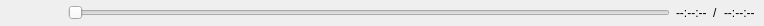
<?xml version="1.0" encoding="UTF-8"?>
<ui version="4.0">
 <class>MediaControls</class>
 <widget class="QWidget" name="MediaControls">
  <property name="geometry">
   <rect>
    <x>0</x>
    <y>0</y>
    <width>764</width>
    <height>26</height>
   </rect>
  </property>
  <property name="sizePolicy">
   <sizepolicy hsizetype="Preferred" vsizetype="Preferred">
    <horstretch>0</horstretch>
    <verstretch>0</verstretch>
   </sizepolicy>
  </property>
  <property name="minimumSize">
   <size>
    <width>0</width>
    <height>0</height>
   </size>
  </property>
  <property name="windowTitle">
   <string notr="true">Form</string>
  </property>
  <layout class="QHBoxLayout" name="horizontalLayout">
   <property name="spacing">
    <number>6</number>
   </property>
   <property name="leftMargin">
    <number>0</number>
   </property>
   <property name="topMargin">
    <number>0</number>
   </property>
   <property name="rightMargin">
    <number>0</number>
   </property>
   <property name="bottomMargin">
    <number>0</number>
   </property>
   <item>
    <spacer name="horizontalSpacer_2">
     <property name="orientation">
      <enum>Qt::Horizontal</enum>
     </property>
     <property name="sizeType">
      <enum>QSizePolicy::Fixed</enum>
     </property>
     <property name="sizeHint" stdset="0">
      <size>
       <width>4</width>
       <height>20</height>
      </size>
     </property>
    </spacer>
   </item>
   <item>
    <widget class="QPushButton" name="playPauseButton">
     <property name="sizePolicy">
      <sizepolicy hsizetype="Fixed" vsizetype="Fixed">
       <horstretch>0</horstretch>
       <verstretch>0</verstretch>
      </sizepolicy>
     </property>
     <property name="minimumSize">
      <size>
       <width>26</width>
       <height>26</height>
      </size>
     </property>
     <property name="maximumSize">
      <size>
       <width>26</width>
       <height>26</height>
      </size>
     </property>
     <property name="toolTip">
      <string>ContextBar.MediaControls.RestartMedia</string>
     </property>
     <property name="text">
      <string/>
     </property>
     <property name="icon">
      <iconset>
       <normaloff>:/res/images/media/media_restart.svg</normaloff>:/res/images/media/media_restart.svg</iconset>
     </property>
     <property name="iconSize">
      <size>
       <width>22</width>
       <height>22</height>
      </size>
     </property>
     <property name="shortcut">
      <string>Space</string>
     </property>
     <property name="flat">
      <bool>true</bool>
     </property>
     <property name="themeID2" stdset="0">
      <string notr="true">contextBarButton</string>
     </property>
    </widget>
   </item>
   <item>
    <widget class="QPushButton" name="stopButton">
     <property name="sizePolicy">
      <sizepolicy hsizetype="Fixed" vsizetype="Fixed">
       <horstretch>0</horstretch>
       <verstretch>0</verstretch>
      </sizepolicy>
     </property>
     <property name="minimumSize">
      <size>
       <width>26</width>
       <height>26</height>
      </size>
     </property>
     <property name="maximumSize">
      <size>
       <width>26</width>
       <height>26</height>
      </size>
     </property>
     <property name="toolTip">
      <string>ContextBar.MediaControls.StopMedia</string>
     </property>
     <property name="text">
      <string/>
     </property>
     <property name="icon">
      <iconset>
       <normaloff>:/res/images/media/media_stop.svg</normaloff>:/res/images/media/media_stop.svg</iconset>
     </property>
     <property name="iconSize">
      <size>
       <width>22</width>
       <height>22</height>
      </size>
     </property>
     <property name="shortcut">
      <string>S</string>
     </property>
     <property name="flat">
      <bool>true</bool>
     </property>
     <property name="themeID2" stdset="0">
      <string notr="true">contextBarButton</string>
     </property>
    </widget>
   </item>
   <item>
    <widget class="MediaSlider" name="slider">
     <property name="minimumSize">
      <size>
       <width>0</width>
       <height>0</height>
      </size>
     </property>
     <property name="accessibleName">
      <string>ContextBar.MediaControls.BlindSeek</string>
     </property>
     <property name="maximum">
      <number>1024</number>
     </property>
     <property name="tracking">
      <bool>false</bool>
     </property>
     <property name="orientation">
      <enum>Qt::Horizontal</enum>
     </property>
    </widget>
   </item>
   <item>
    <widget class="QLabel" name="timerLabel">
     <property name="sizePolicy">
      <sizepolicy hsizetype="Preferred" vsizetype="Fixed">
       <horstretch>0</horstretch>
       <verstretch>0</verstretch>
      </sizepolicy>
     </property>
     <property name="minimumSize">
      <size>
       <width>0</width>
       <height>0</height>
      </size>
     </property>
     <property name="text">
      <string>--:--:--</string>
     </property>
    </widget>
   </item>
   <item>
    <widget class="QLabel" name="label">
     <property name="sizePolicy">
      <sizepolicy hsizetype="Preferred" vsizetype="Fixed">
       <horstretch>0</horstretch>
       <verstretch>0</verstretch>
      </sizepolicy>
     </property>
     <property name="minimumSize">
      <size>
       <width>0</width>
       <height>0</height>
      </size>
     </property>
     <property name="text">
      <string>/</string>
     </property>
    </widget>
   </item>
   <item>
    <widget class="ClickableLabel" name="durationLabel">
     <property name="sizePolicy">
      <sizepolicy hsizetype="Preferred" vsizetype="Fixed">
       <horstretch>0</horstretch>
       <verstretch>0</verstretch>
      </sizepolicy>
     </property>
     <property name="minimumSize">
      <size>
       <width>0</width>
       <height>0</height>
      </size>
     </property>
     <property name="text">
      <string>--:--:--</string>
     </property>
    </widget>
   </item>
   <item>
    <spacer name="horizontalSpacer">
     <property name="orientation">
      <enum>Qt::Horizontal</enum>
     </property>
     <property name="sizeType">
      <enum>QSizePolicy::Fixed</enum>
     </property>
     <property name="sizeHint" stdset="0">
      <size>
       <width>9</width>
       <height>20</height>
      </size>
     </property>
    </spacer>
   </item>
  </layout>
 </widget>
 <customwidgets>
  <customwidget>
   <class>MediaSlider</class>
   <extends>QSlider</extends>
   <header>media-slider.hpp</header>
  </customwidget>
  <customwidget>
   <class>ClickableLabel</class>
   <extends>QLabel</extends>
   <header>clickable-label.hpp</header>
  </customwidget>
 </customwidgets>
 <resources>
  <include location="../obs.qrc"/>
 </resources>
 <connections/>
</ui>
